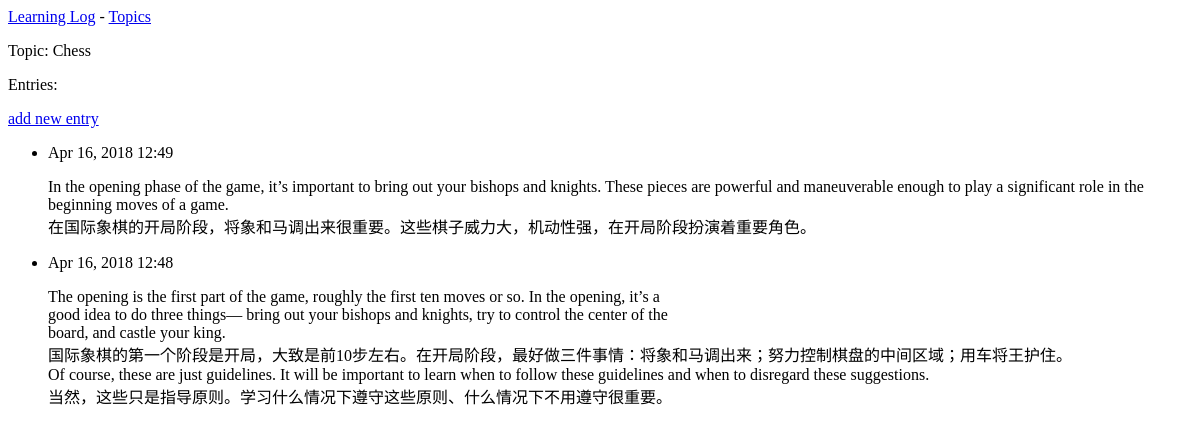
Page /topics/1/ on the earlier database version.
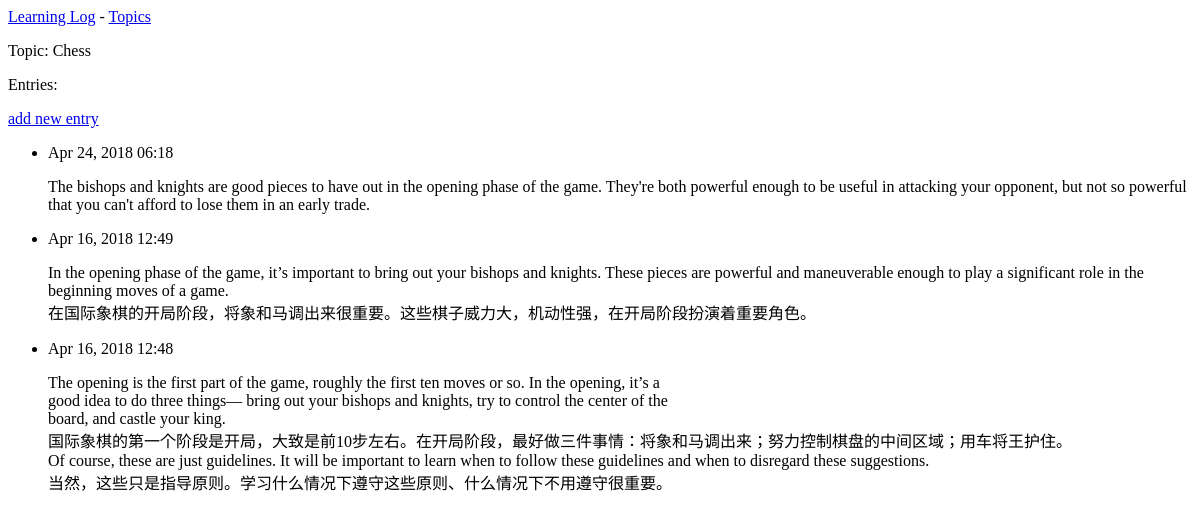
Same page on the later database version.
### learning_logs/models.py (models this page shows, shortened)
class Entry(models.Model):  # 同Topic一样,继承Django基类Model
    topic = models.ForeignKey(Topic)  # 第一个属性topic是一个ForeignKey实例
    text = models.TextField()  # text属性是TextField实例。这种字段不需要长度限制
    date_added = models.DateTimeField(auto_now_add=True)  # 这个属性让我们能够按创建顺序呈现条目，并在每个条目旁边放置时间戳
    class Meta:  # 在类中嵌套了Meta类。Meta存储用于管理模型的额外信息,在这里它让我们能够设置一个特殊属性,让Django在需要时使用Entries来表示多个条目。如果没有这个类,Django将使用Entrys来表示多个条目。
        verbose_name_plural = 'entries'

### learning_logs/views.py (the view)
# urls.py: url(r'^topics/(?P<topic_id>\d+)/$', views.topic, name='topic'),  # "?P<topic_id>"将匹配的值存储到topic_id中;发现URL与这个模式匹配时，Django将调用视图函数topic(),并将存储在topic_id中的值作为实参传递给它
def topic(request, topic_id):
    topic = Topic.objects.get(id=topic_id)
    entries = topic.entry_set.order_by('-date_added')  #  date_added 前面的减号指定按降序排列,即先显示最近的条目
    context = {'topic': topic, 'entries': entries}
    return render(request, 'learning_logs/topic.html', context)

### learning_logs/models.py (called while the page is built)
    def __unicode__(self):  # Py 3.X用__str__()
        if len(self.text) > 50:
            return self.text + ' >w<'
        else:
            return self.text

### learning_logs/templates/learning_logs/topic.html
{% extends 'learning_logs/base.html' %}
{% block content %}
  <p>Topic: {{ topic }}<p>
  <p>Entries:</p>
  <p>
    <a href="{% url 'learning_logs:new_entry' topic.id %}">add new entry</a>
  </p>
  <ul>
    {% for entry in entries %}
    <li>
      <p>{{ entry.date_added|date:'M d, Y H:i' }}</p>
      <p>{{ entry.text|linebreaks }}</p>
    </li>
    {% empty %}
    <li>
      There are no entries for this topic yet.
    </li>
  {% endfor %}
  </ul>
{% endblock content %}

Differences in the rows shown:
added Entry: date_added "Apr 24, 2018 06:18", text "The bishops and knights are good pieces to have out in the opening phase of the game. They're both powerful enough to be useful in attacking your opponent, but not so powerful that you can't afford to lose them in an early trade."
